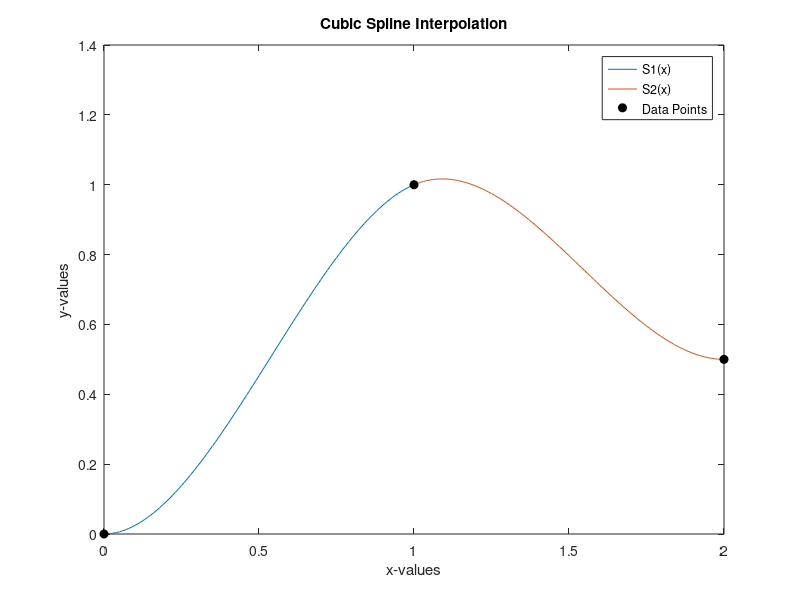

MATLAB code for this plot:
% Create matrix 
A = [1  0  0  0  0  0  0  0;
     1  1  1  1  0  0  0  0;
     0  0  0  0  1  1  1  1;
     0  0  0  0  1  2  4  8;
     0  1  2  3  0 -1 -2 -3;
     0  0  2  6  0  0 -2 -6;
     0  1  0  0  0  0  0  0;
     0  0  0  0  0  1  4 12];

%Right-hand side
y = [0 1 1 0.5 0 0 0 0]';

%Solving the system to find coefficients
a = A\y;

%Domain for each piece of cubic spline
x1 = 0:.01:1;
x2 = 1:.01:2;

%The two interpolating cubic splines
s1 = a(1) + a(2)*x1 + a(3)*x1.^2 +a(4)*x1.^3;
s2 = a(5) + a(6)*x2 + a(7)*x2.^2 +a(8)*x2.^3;

%Data points given
datax = [0, 1, 2];
datay = [0, 1, .5];

%Plot Results
plot(x1,s1,x2,s2,datax,datay,'ko','Markerfacecolor','k')
xlabel('x-values')
ylabel('y-values')
title('Cubic Spline Interpolation')
legend('S1(x)','S2(x)','Data Points')

fprintf('The coefficients are:\n')
for i = 1:8
    fprintf('a(%d) = %6.1f\n',i,a(i))
end